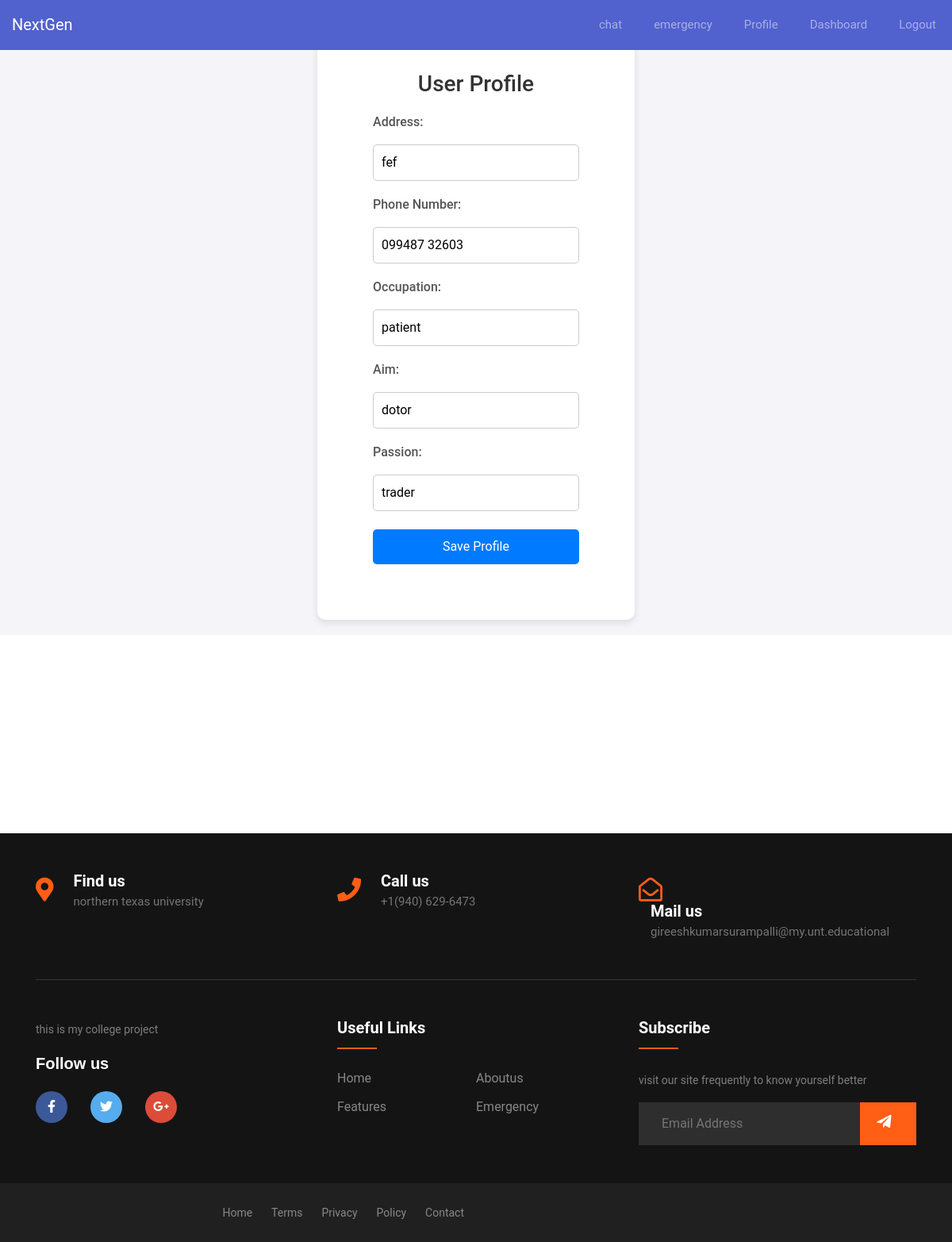
The page /user_profile (signed in) on the database as committed earlier.
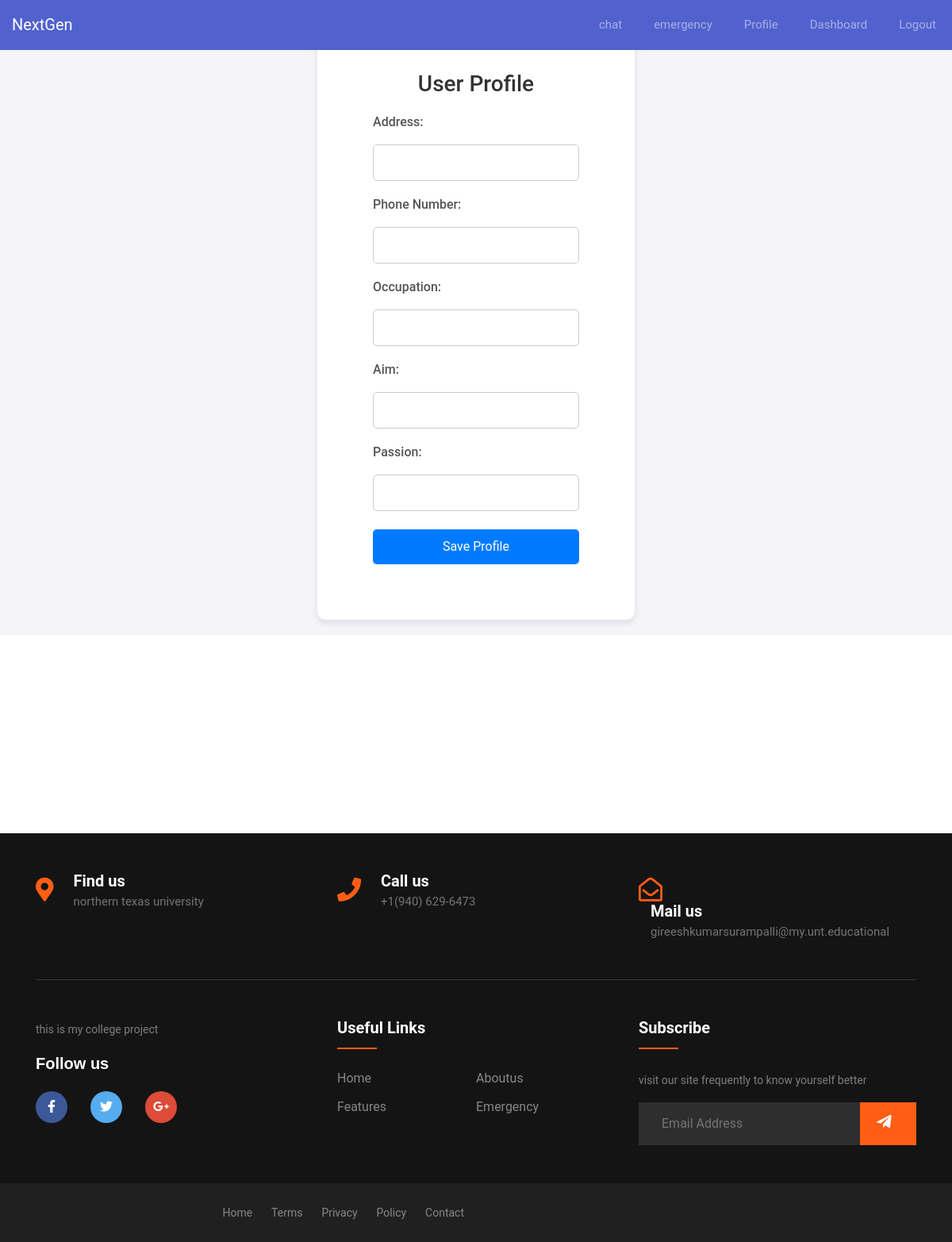
The same page on the database as committed later.
### app/models.py (models this page shows, shortened)
class UserProfile(db.Model):
    __tablename__ = 'user_profile'
    id = db.Column(db.Integer, primary_key=True)
    user_id = db.Column(db.Integer, db.ForeignKey('user.id'), nullable=False)
    address = db.Column(db.String(255), nullable=True)
    phone_number = db.Column(db.String(20), nullable=True)
    occupation = db.Column(db.String(100), nullable=True)
    aim = db.Column(db.String(255), nullable=True)
    passion = db.Column(db.String(255), nullable=True)
    user = db.relationship('User', backref='profile', lazy=True)

### app/routes.py (the view, shortened to what this page needs)
@main.route('/user_profile', methods=['GET', 'POST'])
@login_required
def user_profile():
    profile = UserProfile.query.filter_by(user_id=current_user.id).first()
    return render_template('user_profile.html', profile=profile)

### app/models.py (called while the page is built)
@login_manager.user_loader
def load_user(user_id):
    return User.query.get(int(user_id))

### app/templates/user_profile.html (shortened to what this page needs)
{% extends 'base.html' %}
{% block content %}
    <div class="profile-page">
        <div class="profile-container">
            <h1>User Profile</h1>
            <form method="POST" action="{{ url_for('main.user_profile') }}">
                <label for="address">Address:</label>
                <input type="text" id="address" name="address" value="{{ profile.address if profile else '' }}" required>
                <label for="phone_number">Phone Number:</label>
                <input type="text" id="phone_number" name="phone_number" value="{{ profile.phone_number if profile else '' }}" required>
                <label for="occupation">Occupation:</label>
                <input type="text" id="occupation" name="occupation" value="{{ profile.occupation if profile else '' }}" required>
                <label for="aim">Aim:</label>
                <input type="text" id="aim" name="aim" value="{{ profile.aim if profile else '' }}" required>
                <label for="passion">Passion:</label>
                <input type="text" id="passion" name="passion" value="{{ profile.passion if profile else '' }}" required>
                <input type="submit" value="Save Profile">
            </form>
        </div>
    </div>
{% endblock %}

Rows that differ between the two databases and show on the page:
no longer on this page (row edited): UserProfile: address "fef", phone_number "099487 32603", occupation "patient", aim "dotor", passion "trader"
